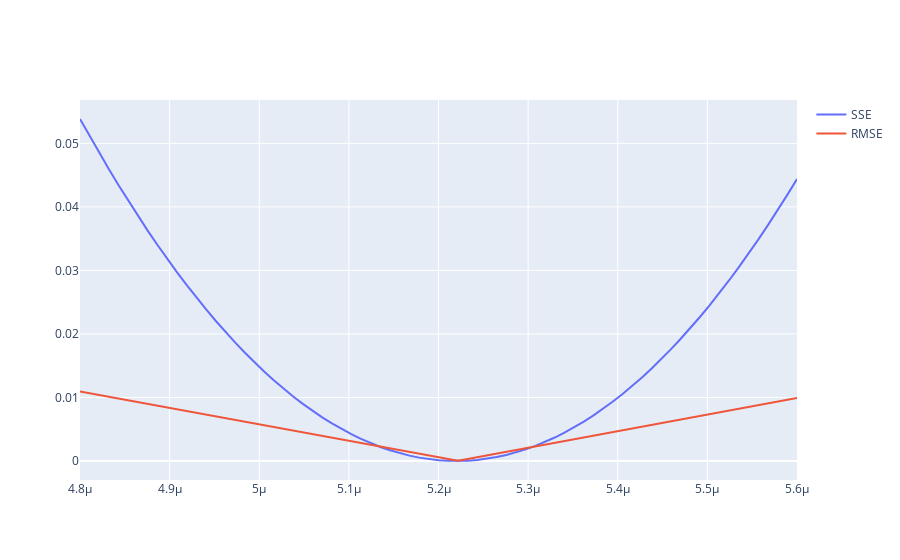

Notebook code for this chart:
### Markdown cell above
#### Comparing RMSE and SSE

Now, let's vary one of the parameters with a fixed point for the other and create a scatter plot comparing the cost values for the RMSE and SSE functions.

### Code cell
x_range = np.linspace(4.8e-06, 5.6e-06, 75)
y_SSE = []
y_RMSE = []
for i in x_range:
    y_SSE.append(cost_SSE([7.56e-05, i]))
    y_RMSE.append(cost_RMSE([7.56e-05, i]))

fig = go.Figure()
fig.add_trace(go.Scatter(x=x_range, y=y_SSE, mode="lines", name="SSE"))
fig.add_trace(go.Scatter(x=x_range, y=y_RMSE, mode="lines", name="RMSE"))
fig.show()
